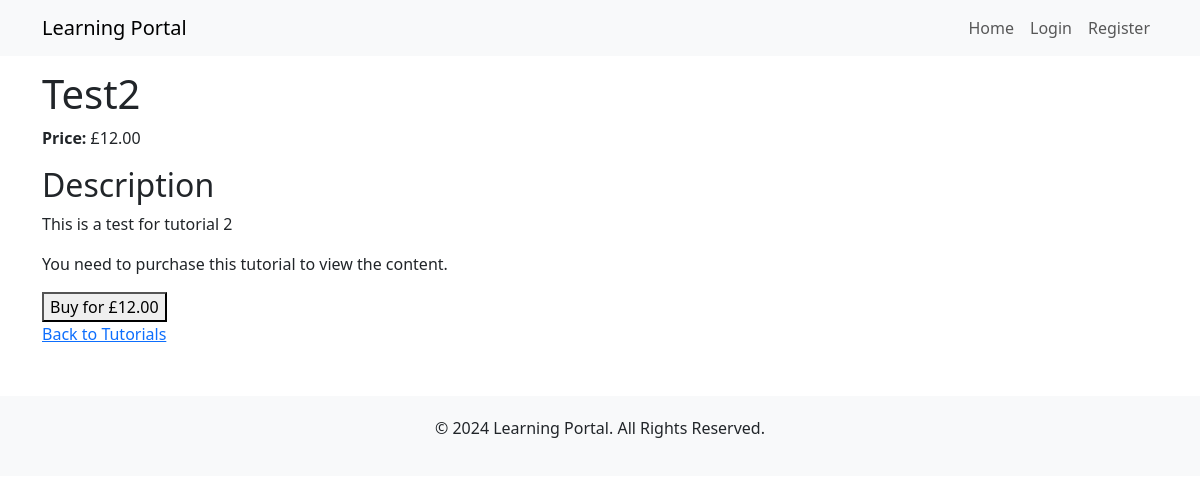
Before: /tutorial/2/ with the older database file.
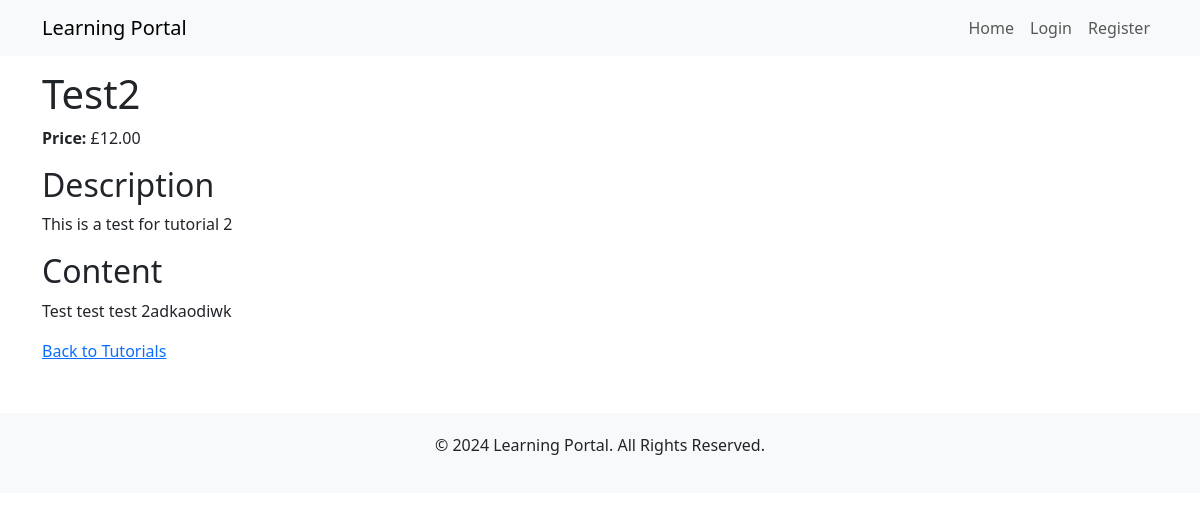
After: the same page with the newer database file.
### main/models.py (models this page shows, shortened)
class Tutorial(models.Model):
    title = models.CharField(max_length=200)
    description = models.TextField()
    content = models.TextField()
    price = models.DecimalField(max_digits=6, decimal_places=2)
    created_at = models.DateTimeField(auto_now_add=True)
    purchased = models.BooleanField(default=False)  # New field

### main/views.py (the view)
# urls.py: path('tutorial/<int:pk>/', views.tutorial_detail, name='tutorial_detail'),
def tutorial_detail(request, pk):
    tutorial = get_object_or_404(Tutorial, pk=pk)
    return render(request, 'main/tutorial_detail.html', {'tutorial': tutorial})

### main/templatetags/custom_filters.py (called while the page is built)
@register.filter
def currency(value):
    return "£{:,.2f}".format(value)

### main/templates/main/tutorial_detail.html (shortened to what this page needs)
{% extends 'main/base.html' %}
{% load custom_filters %}
{% block content %}
    <h1>{{ tutorial.title }}</h1>
    <p><strong>Price:</strong> {{ tutorial.price|currency }}</p>
    <h2>Description</h2>
    <p>{{ tutorial.description }}</p>
    {% if tutorial.purchased %}
        <h2>Content</h2>
        <p>{{ tutorial.content }}</p>
    {% else %}
        <p>You need to purchase this tutorial to view the content.</p>
        <form action="{% url 'checkout' tutorial.pk %}" method="get">
            <button type="submit">Buy for {{ tutorial.price|currency }}</button>
        </form>
    {% endif %}
    <a href="{% url 'home' %}">Back to Tutorials</a>
{% endblock %}

Changed rows visible on the page:
changed Tutorial "Test2": purchased False → True (drawn); content (not shown) → "Test test test 2adkaodiwk"; price "£12.00" → (not shown)
Other visible differences:
text no longer shown: "You need to purchase this tutorial to view the content. Buy for"
text now shown: "Content"
